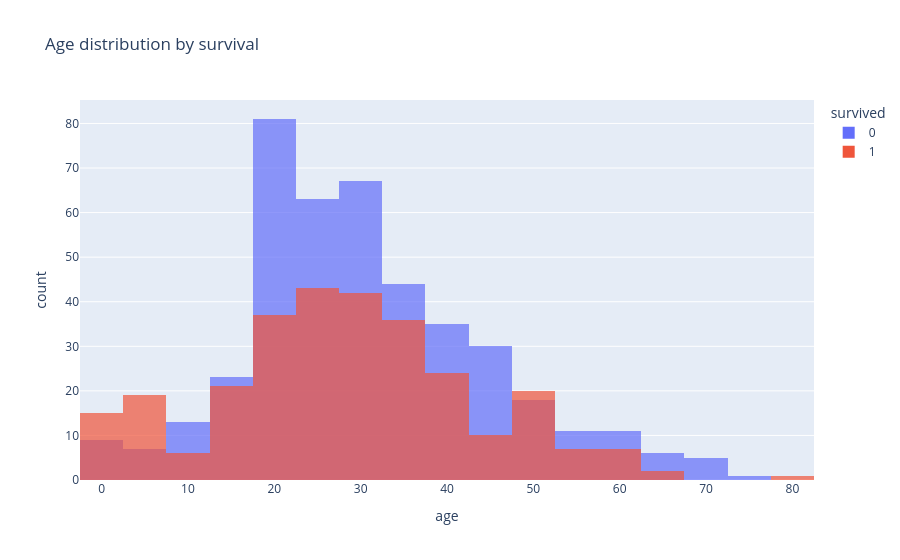

Source (notebook cell):
### Code cell
# График 3: histogram с группировкой
fig3 = px.histogram(
    df, x='age',
    color='survived',
    nbins=30,
    barmode='overlay',
    opacity=0.7,
    title='Age distribution by survival'
)
fig3.show()

### Figure 1 — Plotly figure (JSON) as saved in the notebook; plotly's stock layout.template omitted (floating-point values rounded to 4 significant figures; data arrays with more than 128 entries replaced by an {"elided": "..."} marker saying what was removed)
{"data": [{"bingroup": "x", "hovertemplate": "survived=0<br>age=%{x}<br>count=%{y}<extra></extra>", "legendgroup": "0", "marker": {"color": "#636efa", "opacity": 0.7, "pattern": {"shape": ""}}, "name": "0", "nbinsx": 30, "orientation": "v", "showlegend": true, "type": "histogram", "x": {"elided": "549 float values"}, "xaxis": "x", "yaxis": "y"}, {"bingroup": "x", "hovertemplate": "survived=1<br>age=%{x}<br>count=%{y}<extra></extra>", "legendgroup": "1", "marker": {"color": "#EF553B", "opacity": 0.7, "pattern": {"shape": ""}}, "name": "1", "nbinsx": 30, "orientation": "v", "showlegend": true, "type": "histogram", "x": {"elided": "342 float values"}, "xaxis": "x", "yaxis": "y"}], "layout": {"barmode": "overlay", "legend": {"title": {"text": "survived"}, "tracegroupgap": 0}, "title": {"text": "Age distribution by survival"}, "xaxis": {"anchor": "y", "domain": [0, 1], "title": {"text": "age"}}, "yaxis": {"anchor": "x", "domain": [0, 1], "title": {"text": "count"}}}}
